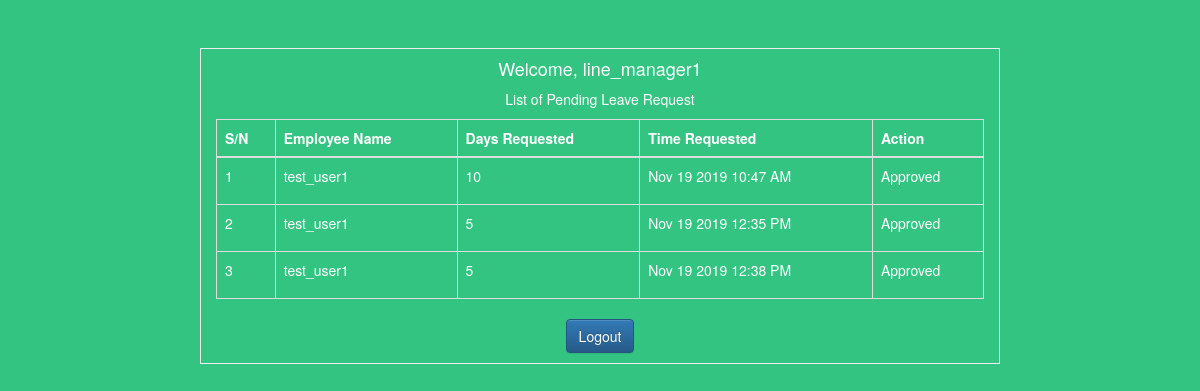
The app's page /line-manager (signed in) with its own data.
### tables this page shows
CREATE TABLE `employees` (
  `id` int(11) NOT NULL,
  `username` varchar(100) NOT NULL,
  `password` varchar(255) NOT NULL,
  `role` varchar(50) NOT NULL,
  `leave_days` int(11) NOT NULL DEFAULT 20,
  `time_created` timestamp NOT NULL DEFAULT current_timestamp() ON UPDATE current_timestamp(),
  `time_updated` timestamp NOT NULL DEFAULT current_timestamp() ON UPDATE current_timestamp()
);

CREATE TABLE `leave_request` (
  `id` int(11) NOT NULL,
  `employee_id` int(11) NOT NULL,
  `status` int(11) NOT NULL,
  `days` int(11) NOT NULL,
  `time_created` timestamp NOT NULL DEFAULT current_timestamp(),
  `time_updated` timestamp NOT NULL DEFAULT current_timestamp() ON UPDATE current_timestamp()
);

### includes/line-manager-authentication.php (called while the page is built, shortened)
<?php
if (isset($_SESSION['i_snap_user_id'])) {
    $user->id = $_SESSION['i_snap_user_id'];
} else {
    header('Location: logout');
    exit();
}

### utils/Utils.php (called while the page is built, shortened)
<?php
class Utils {
    private $_db;
    public function __construct($conn)
    {
        $this->_db = $conn;
    }
    public function getTableFieldById($table, $column, $id)
    {
        $query = "SELECT `$column`
                  FROM `$table`
                  WHERE `id` = '$id'
                  LIMIT 1
                  ";
        $stmt = $this->_db->prepare($query);
        $stmt->execute();
        $tableData = $stmt->fetch();
        return $tableData[$column];
    }
    public function readableDate($date) {
        return date('M j Y g:i A', strtotime($date));
    }
}

### classes/LeaveRequest.php (called while the page is built, shortened)
<?php
class LeaveRequest
{
    private $_db;
    public function __construct($conn)
    {
        $this->_db = $conn;
    }
    public function mgrPendingLeaveRequest($mgrId) {
        $query = "SELECT leave_request.id, leave_request.employee_id, leave_request.status, leave_request.days, leave_request.time_created, leave_request.time_updated FROM `leave_request` INNER JOIN line_manager ON leave_request.employee_id = line_manager.employee_id WHERE line_manager.l_manager_id = '$mgrId'";
        $stmt = $this->_db->prepare($query);
        $stmt->execute();
        return $stmt;
    }
}

### line-manager.php (the view, shortened to what this page needs)
<?php
require_once 'utils/Utils.php';
require_once 'classes/LeaveRequest.php';
$db = new Database();
$conn = $db->getConnection();
$util = new Utils($conn);
$user = new Users($conn);
$leaveRequest = new LeaveRequest($conn);
include_once  'includes/line-manager-authentication.php';
$user->username = $util->getTableFieldById('employees', 'username', $user->id);
?>
<!DOCTYPE html>
<html lang="en">
<head lang="en">
    <link rel="stylesheet" href="https://maxcdn.bootstrapcdn.com/bootstrap/3.3.7/css/bootstrap.min.css">
    <link rel="stylesheet" href="https://maxcdn.bootstrapcdn.com/bootstrap/3.3.7/css/bootstrap-theme.min.css">
    <link href="//maxcdn.bootstrapcdn.com/font-awesome/4.7.0/css/font-awesome.min.css" rel="stylesheet">
    <link rel="stylesheet" href="assets/css/main.css">
</head>
<body>
<div class="container-fluid">
    <div class="row">
        <div class="col-md-offset-2 col-md-8" style="color: #fff;" id="login_form">
            <h4 class="text-center">Welcome, <?php echo $user->username; ?></h4>
            <p class="text-center">List of Pending Leave Request</p>
            <div class="table-responsive">
                <table class="table table-bordered">
                    <thead>
                        <tr>
                            <th>S/N</th>
                            <th>Employee Name</th>
                            <th>Days Requested</th>
                            <th>Time Requested</th>
                            <th>Action</th>
                        </tr>
                    </thead>
                    <tbody>
                    <?php
                        $query = $leaveRequest->mgrPendingLeaveRequest($user->id);
                        $count = 0;
                        while ($row = $query->fetch(PDO::FETCH_ASSOC)) {
                            $count++;
                            $id = $row['id'];
                            $status = $row['status'];
                            $employeeId = $row['employee_id'];
                            $daysRequested = $row['days'];
                            $timeRequested = $row['time_created'];
                            $employeeName = $util->getTableFieldById('employees', 'username', $employeeId);
                            ?>
                            <tr>
                                <td><?php echo $count; ?></td>
                                <td><?php echo $employeeName; ?></td>
                                <td><?php echo $daysRequested; ?></td>
                                <td><?php echo $util->readableDate($timeRequested); ?></td>
                                <td>
                                    <?php
                                        if ($status == 0) {
                                        ?>
                                            <a href="approve-request?id=<?php echo $id; ?>&days=<?php echo $daysRequested; ?>&user_id=<?php echo $employeeId?>" class="btn btn-primary">APPROVE</a>
                                            <a href="dissaprove-request?id=<?php echo $id; ?>" class="btn btn-danger">DECLINE</a>
                                        <?php
                                        } else if ($status == 1) {
                                            echo '<p>Approved</p>';
                                        } else if ($status == 2) {
                                            echo '<p style="background-color: #EE2123; color: #fff; padding: 1%;">Declined</p>';
                                        }
                                    ?>
                                </td>
                            </tr>
                            <?php
                        }
                    ?>
                    </tbody>
                </table>
            </div>
            <p class="text-center"><a href="logout" class="btn btn-primary">Logout</a></p>
        </div>
    </div>
</div>
</body>
</html>

### assets/css/main.css (style rules this page uses)
body { background-color: #33C481; }
#login_form { margin-top: 4%; border: 1px solid #eee; }

### records on screen
employees: username "line_manager1"
leave_request: employee.username "test_user1", days "10", time_created "Nov 19 2019 10:47 AM", status "Approved"
leave_request: employee.username "test_user1", days "5", time_created "Nov 19 2019 12:35 PM", status "Approved"
leave_request: employee.username "test_user1", days "5", time_created "Nov 19 2019 12:38 PM", status "Approved"
